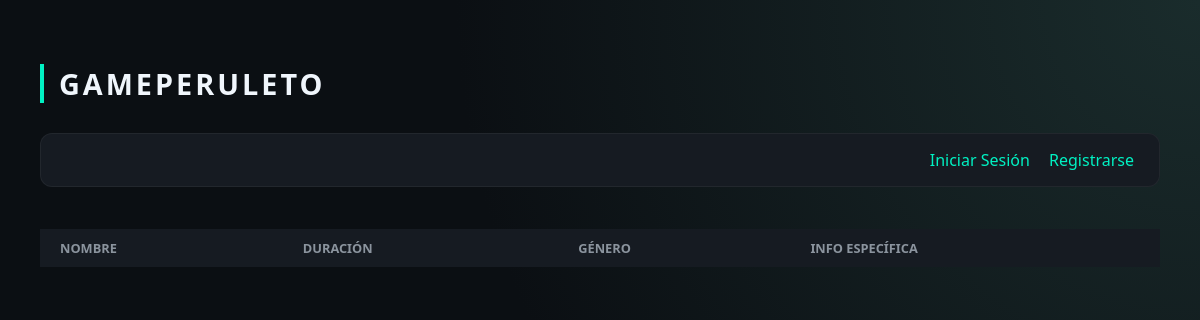
Before: / with the older database file.
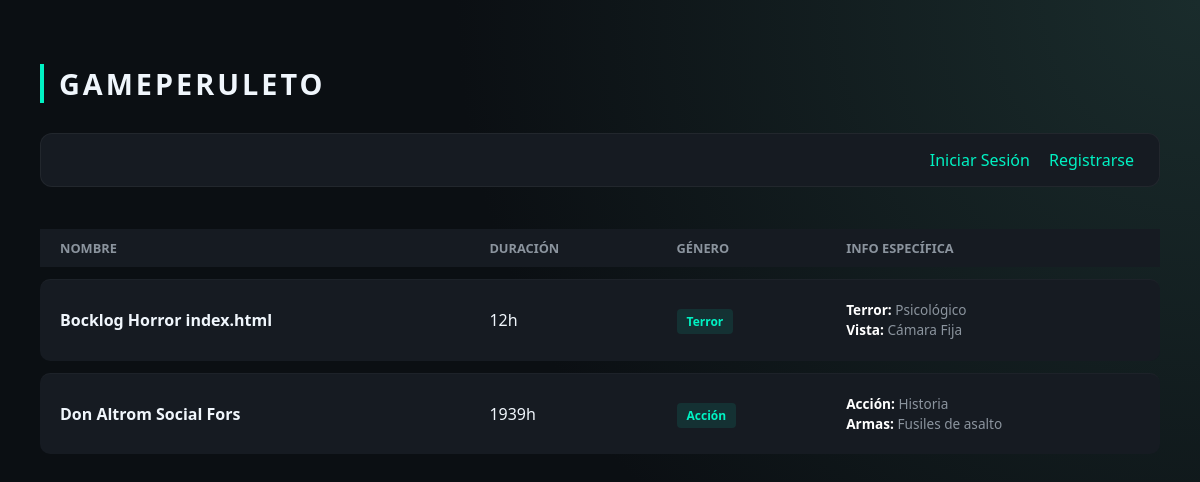
After: the same page with the newer database file.
### tables this page shows
CREATE TABLE `juegos` (
  `id` int NOT NULL,
  `nombre` varchar(50) DEFAULT NULL,
  `genero` varchar(20) DEFAULT NULL,
  `duracion` varchar(20) DEFAULT NULL,
  `tipoAccion` varchar(50) DEFAULT NULL,
  `tipoArma` varchar(50) DEFAULT NULL,
  `tipoTerror` varchar(50) DEFAULT NULL,
  `tipoVista` varchar(50) DEFAULT NULL
);

### controllers/JuegoController.php (called while the page is built, shortened)
<?php
    class JuegoController{
        private $gestor;
        function __construct($gestor){
            $this->gestor=$gestor;
        }
        public function index(){
            $lista=$this->gestor->listar();
            include 'views/listar.php';
        }
    }
?>

### models/Gestor.php (called while the page is built, shortened)
<?php
    class Gestor{
        private $db;
        function __construct(){
            $this->db=Connection::getInstance()->getconn();
        }
        public function listar(){
            $lista=[];
            $consulta='SELECT * FROM juegos';
            $stmt=$this->db->query($consulta);
            $variantesAccion=['Acción','Accion','acción','accion'];
            while($value=$stmt->fetch(PDO::FETCH_ASSOC)){
                if(in_array($value['genero'],$variantesAccion)){
                    $juego=new Accion(
                        $value['nombre'],
                        $value['duracion'],
                        $value['tipoAccion'],
                        $value['tipoArma'],
                        $value['id']
                    );
                }else{
                    $juego=new Terror(
                        $value['nombre'],
                        $value['duracion'],
                        $value['tipoTerror'],
                        $value['tipoVista'],
                        $value['id']
                    );
                }
                $lista[]=$juego;
            }
            return $lista;
        }
    }
?>

### autoload.php (called while the page is built, shortened)
<?php
    spl_autoload_register(function($class){
        $paths=['models/','controllers/'];
        foreach($paths as $path){
            $file=__DIR__ . '/' . $path . $class . '.php';
            if(file_exists($file)){
                return;
            }
        }
    });
?>

### models/Connection.php (called while the page is built, shortened)
<?php
    class Connection{
        protected $conn;
        private $configFile="conf.json";
        private static $instance=null;
        public static function getInstance(){
            if(self::$instance===null){
                self::$instance=new self();
            }
            return self::$instance;
        }
        private function makeConnection(){
            $configData=file_get_contents($this->configFile);
            $c=json_decode($configData,true);
            $dsn="mysql:host=" . $c['host'] . ";dbname=" . $c['db'];
            $this->conn=new PDO($dsn,$c['userName'],$c['password']);
        }
        public function getConn(){
            return $this->conn;
        }
    }
?>

### models/Juego.php (called while the page is built, shortened)
<?php
class Juego{
    protected $duracion;
    protected $nombre;
    function __construct($nombre, $duracion, $id=null){
        $this->nombre=$nombre;
        $this->duracion=$duracion;
    }
    public function getDuracion(){
        return $this->duracion;
    }
    public function getNombre(){
        return $this->nombre;
    }
}
?>

### models/Terror.php (called while the page is built, shortened)
<?php
class Terror extends Juego{
    private $tipoTerror;
    private $tipoVista;
    function __construct($nombre, $duracion, $tipoTerror, $tipoVista, $id=null){
        $this->tipoTerror=$tipoTerror;
        $this->tipoVista=$tipoVista;
    }
    public function getTipoTerror(){
        return $this->tipoTerror;
    }
    public function getTipoVista(){
        return $this->tipoVista;
    }
    public function getGenero(){
        $aux="Terror";
        return $aux;
    }
}
?>

### models/Accion.php (called while the page is built, shortened)
<?php
class Accion extends Juego{
    private $tipoAccion;
    private $tipoArma;
    function __construct($nombre, $duracion, $tipoAccion, $tipoArma, $id=null){
        $this->tipoAccion=$tipoAccion;
        $this->tipoArma=$tipoArma;
    }
    public function getTipoAccion(){
        return $this->tipoAccion;
    }
    public function getTipoArma(){
        return $this->tipoArma;
    }
    public function getGenero(){
        $aux="Acción";
        return $aux;
    }
}
?>

### views/listar.php (the view, shortened to what this page needs)
<!DOCTYPE html>
<html lang="es">
<head>
    <link rel="stylesheet" href="css/peruleto.css">
</head>
<body>
    <h2>GamePeruleto</h2>
    <div class="user-bar">
        <div class="nav-links">
            <?php if (isset($_SESSION['usuarioId'])): ?>
                <a href="index.php?accion=añadir" class="btn-create">+ Crear Videojuego</a>
                <a href="index.php?accion=logout" style="margin-left: 15px;">Cerrar Sesión</a>
            <?php else: ?>
                <a href="index.php?accion=login">Iniciar Sesión</a>
                <a href="index.php?accion=registrarse" style="margin-left: 15px;">Registrarse</a>
            <?php endif; ?>
        </div>
    </div>
    <div class="table-container">
        <table>
            <thead>
                <tr>
                    <th>Nombre</th>
                    <th>Duración</th>
                    <th>Género</th>
                    <th>Info Específica</th>
                </tr>
            </thead>
            <tbody>
                <?php foreach($lista as $juego): ?>
                    <tr>
                        <td style="font-weight: bold; color: var(--text-white);"><?= $juego->getNombre() ?></td>
                        <td><?= $juego->getDuracion() ?>h</td>
                        <td><span class="badge-genre"><?= $juego->getGenero() ?></span></td>
                        <td style="font-size: 0.85rem; color: var(--text-gray); line-height: 1.5;">
                            <?php
                                if($juego instanceof Accion){
                                    echo "<strong style='color: white;'>Acción:</strong> " . $juego->getTipoAccion();
                                    echo "<br><strong style='color: white;'>Armas:</strong> " . $juego->getTipoArma();
                                }elseif($juego instanceof Terror){
                                    echo "<strong style='color: white;'>Terror:</strong> " . $juego->getTipoTerror();
                                    echo "<br><strong style='color: white;'>Vista:</strong> " . $juego->getTipoVista();
                                }
                            ?>
                        </td>
                    </tr>
                <?php endforeach; ?>
            </tbody>
        </table>
    </div>
</body>
</html>

### index.php (shortened to what this page needs)
<?php
require_once 'autoload.php';
$gestor=new Gestor();
$juegoController=new JuegoController($gestor);
$accion=$_GET['accion'] ?? 'index';
switch($accion){
    default:
        $juegoController->index();
        break;
}
?>

### css/peruleto.css (style rules this page uses)
:root { --bg-dark: #0b0f13; --card-bg: #161b22; --neon-cyan: #00f2c3; --text-white: #f0f6fc; --text-gray: #8b949e; --danger: #f85149; --accent-glow: rgba(0, 242, 195, 0.15); }
body { background-color: var(--bg-dark); color: var(--text-white); font-family: 'Segoe UI', Tahoma, Geneva, Verdana, sans-serif; margin: 0; padding: 40px; background-image: radial-gradient(circle at top right, #1a2c2c 0%, var(--bg-dark) 50%); background-attachment: fixed; min-height: 100vh; }
h1, h2 { text-transform: uppercase; letter-spacing: 3px; border-left: 4px solid var(--neon-cyan); padding-left: 15px; margin-bottom: 30px; color: var(--text-white); }
h2 { font-size: 1.8rem; }
a { color: var(--neon-cyan); text-decoration: none; transition: 0.3s; font-weight: 500; }
.table-container { overflow-x: auto; }
table { width: 100%; border-collapse: separate; border-spacing: 0 12px; }
th { text-align: left; color: var(--text-gray); text-transform: uppercase; font-size: 0.8rem; padding: 10px 20px; }
tr { background: var(--card-bg); transition: 0.3s; }
td { padding: 20px; border-top: 1px solid rgba(255, 255, 255, 0.03); }
td:first-child { border-radius: 10px 0 0 10px; }
td:last-child { border-radius: 0 10px 10px 0; }
.user-bar { background: var(--card-bg); padding: 15px 25px; border-radius: 12px; margin-bottom: 30px; display: flex; justify-content: space-between; align-items: center; border: 1px solid rgba(255, 255, 255, 0.05); }
.badge-genre { background: rgba(0, 242, 195, 0.1); color: var(--neon-cyan); padding: 4px 10px; border-radius: 4px; font-size: 0.75rem; font-weight: bold; }

Changed rows visible on the page:
added juegos: nombre "Bocklog Horror index.html", duracion "12", Genero "Terror", tipoTerror "Psicológico", tipoVista "Cámara Fija"
added juegos: nombre "Don Altrom Social Fors", duracion "1939", Genero "Acción", tipoAccion "Historia", tipoArma "Fusiles de asalto"
